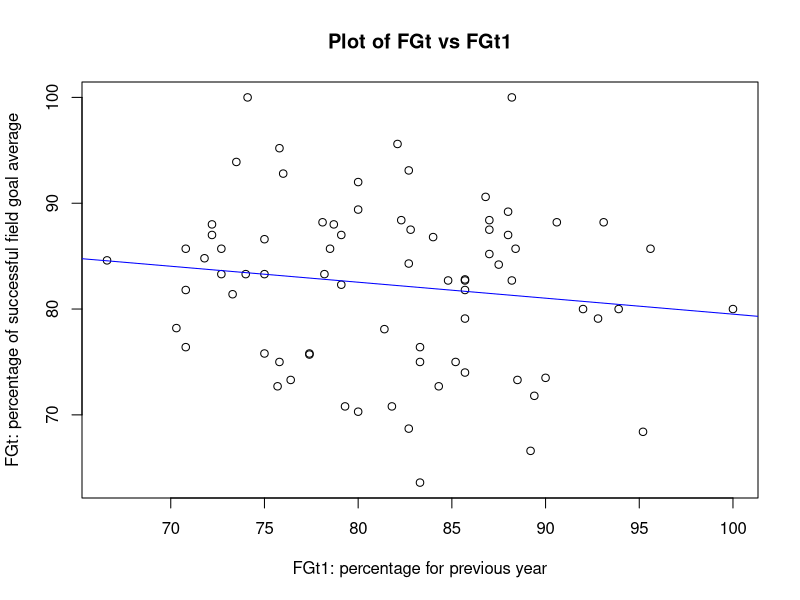
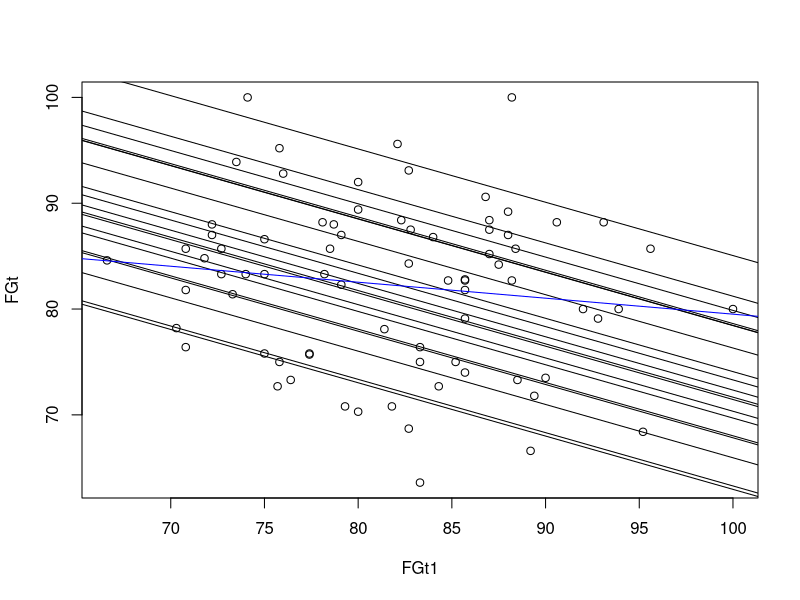

Reproduce these figures in R, in order.
## ---- chunk 1
goals <- read.table("FieldGoals.csv",header=TRUE,sep=",")
head(goals[,1:8]) 
## ---- chunk 2
lm1 <- lm(FGt~FGt1,data = goals)
summary(lm1)$coefficients
## ---- chunk 3
plot(goals$FGt1, goals$FGt, xlab="FGt1: percentage for previous year", ylab="FGt: percentage of successful field goal average", title("Plot of FGt vs FGt1"))
abline(summary(lm1)$coefficients[,"Estimate"],col="blue")
## ---- chunk 4
summary(lm1)
## ---- chunk 5
## Method 1
# Define each column seperately
dummy_1 <- rep(c(1,0),c(4,76-4))
dummy_2 <- rep(c(0,1,0),c(4,4,76-2*(4)))
dummy_3 <- rep(c(0,1,0),c(2*4,4,76-3*(4)))
dummy_4 <- rep(c(0,1,0),c(3*4,4,76-4*(4)))
dummy_5 <- rep(c(0,1,0),c(4*4,4,76-5*(4)))
dummy_6 <- rep(c(0,1,0),c(5*4,4,76-6*(4)))
dummy_7 <- rep(c(0,1,0),c(6*4,4,76-7*(4)))
dummy_8 <- rep(c(0,1,0),c(7*4,4,76-8*(4)))
dummy_9 <- rep(c(0,1,0),c(8*4,4,76-9*(4)))
dummy_10 <- rep(c(0,1,0),c(9*4,4,76-10*(4)))
dummy_11 <- rep(c(0,1,0),c(10*4,4,76-11*(4)))
dummy_12 <- rep(c(0,1,0),c(11*4,4,76-12*(4)))
dummy_13 <- rep(c(0,1,0),c(12*4,4,76-13*(4)))
dummy_14 <- rep(c(0,1,0),c(13*4,4,76-14*(4)))
dummy_15 <- rep(c(0,1,0),c(14*4,4,76-15*(4)))
dummy_16 <- rep(c(0,1,0),c(15*4,4,76-16*(4)))
dummy_17 <- rep(c(0,1,0),c(16*4,4,76-17*(4)))
dummy_18 <- rep(c(0,1,0),c(17*4,4,76-18*(4)))
dummy_19 <- rep(c(0,1,0),c(18*4,4,76-19*(4)))

# Define X
X1 <- cbind(goals$FGt1,dummy_1,dummy_2,dummy_3,dummy_4,dummy_5,dummy_6,dummy_7,dummy_8,dummy_9,dummy_10,dummy_11,dummy_12,dummy_13,dummy_14,dummy_15,dummy_16,dummy_17,dummy_18,dummy_19)

## Method 2
X2 <- matrix(nrow=76, ncol=20)
X2[,1] <- goals$FGt1 # First column corresponds to FGt1
for(i in 1:19){X2[,i+1] <- rep(c(0,1,0),c((i-1)*4,4,76-i*4))}

#####
# Alternatively, you could also use `rep()` in the following way
# Note that the following two give the same output
# For any fixed value of i (i=1,2,...,19), say i=2
i=floor(runif(1,1,20))
vec1 <- rep(c(0,1,0),c((i-1)*4,4,76-i*4))
vec2 <- rep(rep(c(0,1,0),c(i-1,1,19-i)), each=4)
identical(vec1, vec2)
## ---- chunk 6
## Fit regression model
lm2 <- lm(FGt~FGt1+Name-1,data=goals)

## Check matrix equiavalence
X1X2 <- all.equal(X1,X2,check.attributes=FALSE, check.names=FALSE)
X1mmat <- all.equal(X1,model.matrix(lm2),check.attributes=FALSE, check.names=FALSE)
X2mmat <- all.equal(X2,model.matrix(lm2),check.attributes=FALSE, check.names=FALSE)

cat(" X1 and X2 are equal:", X1X2, "\n", "X1 and model.matrix(lm2) are equal:", X1mmat,
    "\n", "X2 and model.matrix(lm2) are equal:", X2mmat)


# We could also directly check using the following
X1X2 <- sum(X1==X2)/(20*76)
X1mmat <- sum(X1==model.matrix(lm2))/(20*76)
X2mmat <- sum(X1==model.matrix(lm2))/(20*76)
## ---- chunk 7
plot(FGt~FGt1,data=goals)
intercept <- as.numeric(lm2$coefficients[2:20])
slope <- lm2$coefficients[1]
for(i in 1:19){abline(a=intercept[i], b=slope)}
abline(summary(lm1)$coefficients[,"Estimate"],col="blue")
## ---- chunk 8
betahat <- lm2$coefficients
# Cov using output of lm
cov_betahat <- summary(lm2)$cov.unscaled
cov_betahat <- (summary(lm2)$sigma)^2 *cov_betahat

# Cov using matrix multiplication
X<- model.matrix(lm2)
cov_betaHat <- (summary(lm2)$sigma)^2 * solve(t(X)%*%X)

# Check that they are the same
all.equal(cov_betahat,cov_betaHat)
## ---- chunk 9
x<- c(rep(0,5),-1,rep(0,13),1)
diff <- x%*%betahat
mean_diff <- diff
var_diff <- x%*%cov_betahat%*%x
## ---- chunk 10
var_diff_direct <- cov_betaHat[6,6] + cov_betaHat[20,20] - 2*cov_betaHat[20,6]

#comparing the variances
cat(" Mean of diff:", mean_diff, "\n",
    "Variance using method (i):", var_diff, "\n",
    "Variance using method (i):", var_diff_direct)
## ---- chunk 11
# Define test statistic
z_stat <- diff/var_diff
# Find the p-value 
pnorm(z_stat,lower.tail = FALSE)
